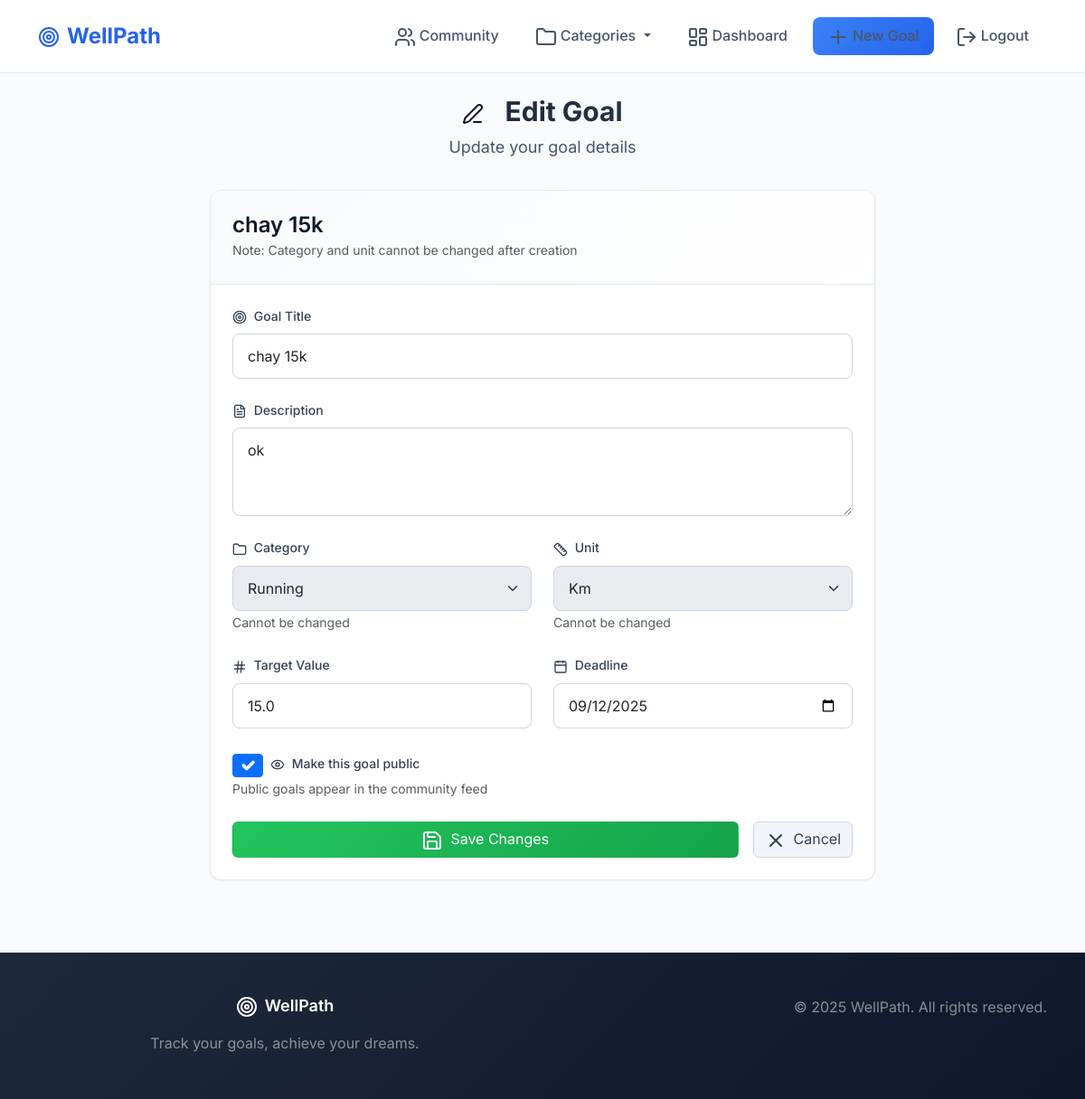
/edit/5/ (signed in), run on the app's committed database.
### goals/models.py (models this page shows, shortened)
class Goal(models.Model):
    user = models.ForeignKey(User, on_delete=models.CASCADE)
    title = models.CharField(max_length=100)
    description = models.TextField(blank=True)
    category = models.ForeignKey(
        Category,
        on_delete=models.CASCADE,
        blank=True,
        null=True,
        related_name="goals"
    )
    unit = models.ForeignKey(
        Unit,
        on_delete=models.CASCADE,
        null=True,
        blank=True,
        related_name="goals"
    )
    target_value = models.FloatField()
    current_value = models.FloatField(default=0)
    deadline = models.DateField(null=True, blank=True)
    is_public = models.BooleanField(default=True)
    created_at = models.DateTimeField(auto_now_add=True)
    finished_at = models.DateTimeField(null=True, blank=True)

### goals/views.py (the view)
# urls.py: path("edit/<int:goal_id>/", views.edit_goal, name="edit_goal"),
@login_required
def edit_goal(request, goal_id):
    goal = get_object_or_404(Goal, id=goal_id)
    if goal.user != request.user:
        messages.error(request, "You do not have permission to edit this goal.")
        return redirect("goal_detail", goal_id=goal.id)
    if request.method == "POST":
        form = GoalEditForm(request.POST, instance=goal)
        if form.is_valid():
            goal = form.save(commit=False)
            goal.category = goal.category  # keep original
            goal.unit = goal.unit         # keep original
            goal.save()
            messages.success(request, "Goal updated successfully!")
            return redirect("goal_detail", goal_id=goal.id)
    else:
        form = GoalEditForm(instance=goal)
    return render(request, "goals/edit_goal.html", {"form": form, "goal": goal})

### goals/forms.py
class GoalEditForm(GoalForm):
    def __init__(self, *args, **kwargs):
        super().__init__(*args, **kwargs)
        self.fields["category"].disabled = True
        self.fields["unit"].disabled = True

### goals/models.py (called while the page is built)
    def __str__(self):
        return self.cat

    def __str__(self):
        return self.name

### goals/views.py (called while the page is built)
def categories_context(request):
    return {'categories': Category.objects.all()}

### goals/templates/goals/edit_goal.html (shortened to what this page needs)
{% extends "goals/base.html" %}
{% block content %}
<div class="container">
    <div class="row justify-content-center">
        <div class="col-lg-8">
            <div class="page-header">
                <h1 class="page-title">
                    <i data-lucide="edit-3" class="me-3"></i>
                    Edit Goal
                </h1>
                <p class="page-subtitle">Update your goal details</p>
            </div>
            <div class="modern-card">
                <div class="modern-card-header">
                    <h3 class="mb-0">{{ goal.title }}</h3>
                    <small class="text-muted">Note: Category and unit cannot be changed after creation</small>
                </div>
                <div class="modern-card-body">
                    <form method="post">
                        <div class="modern-form-group">
                            <label for="{{ form.title.id_for_label }}" class="modern-form-label">
                                <i data-lucide="target" class="me-1" style="width: 16px; height: 16px;"></i>
                                Goal Title
                            </label>
                            {{ form.title }}
                        </div>
                        <div class="modern-form-group">
                            <label for="{{ form.description.id_for_label }}" class="modern-form-label">
                                <i data-lucide="file-text" class="me-1" style="width: 16px; height: 16px;"></i>
                                Description
                            </label>
                            {{ form.description }}
                        </div>
                        <div class="row">
                            <div class="col-md-6">
                                <div class="modern-form-group">
                                    <label for="{{ form.category.id_for_label }}" class="modern-form-label">
                                        <i data-lucide="folder" class="me-1" style="width: 16px; height: 16px;"></i>
                                        Category
                                    </label>
                                    {{ form.category }}
                                    <small class="text-muted">Cannot be changed</small>
                                </div>
                            </div>
                            <div class="col-md-6">
                                <div class="modern-form-group">
                                    <label for="{{ form.unit.id_for_label }}" class="modern-form-label">
                                        <i data-lucide="ruler" class="me-1" style="width: 16px; height: 16px;"></i>
                                        Unit
                                    </label>
                                    {{ form.unit }}
                                    <small class="text-muted">Cannot be changed</small>
                                </div>
                            </div>
                        </div>
                        <div class="row">
                            <div class="col-md-6">
                                <div class="modern-form-group">
                                    <label for="{{ form.target_value.id_for_label }}" class="modern-form-label">
                                        <i data-lucide="hash" class="me-1" style="width: 16px; height: 16px;"></i>
                                        Target Value
                                    </label>
                                    {{ form.target_value }}
                                </div>
                            </div>
                            <div class="col-md-6">
                                <div class="modern-form-group">
                                    <label for="{{ form.deadline.id_for_label }}" class="modern-form-label">
                                        <i data-lucide="calendar" class="me-1" style="width: 16px; height: 16px;"></i>
                                        Deadline
                                    </label>
                                    {{ form.deadline }}
                                </div>
                            </div>
                        </div>
                        <div class="modern-form-group">
                            <div class="d-flex align-items-center">
                                {{ form.is_public }}
                                <label for="{{ form.is_public.id_for_label }}" class="modern-form-label mb-0 ms-2">
                                    <i data-lucide="eye" class="me-1" style="width: 16px; height: 16px;"></i>
                                    Make this goal public
                                </label>
                            </div>
                            <small class="text-muted">Public goals appear in the community feed</small>
                        </div>
                        <div class="d-flex gap-3 mt-4">
                            <button type="submit" class="btn btn-success-modern flex-grow-1">
                                <i data-lucide="save" class="me-2"></i>Save Changes
                            </button>
                            <a href="{% url 'goal_detail' goal.id %}" class="btn btn-secondary-modern">
                                <i data-lucide="x" class="me-2"></i>Cancel
                            </a>
                        </div>
                    </form>
                </div>
            </div>
        </div>
    </div>
</div>
{% endblock %}

### goals/static/goals/css/modern-styles.css (style rules this page uses)
:root { --primary-50: #eff6ff; --primary-100: #dbeafe; --primary-200: #bfdbfe; --primary-300: #93c5fd; --primary-400: #60a5fa; --primary-500: #3b82f6; --primary-600: #2563eb; --primary-700: #1d4ed8; --primary-800: #1e40af; --primary-900: #1e3a8a; --success-50: #f0fdf4; --success-100: #dcfce7; --success-500: #22c55e; --success-600: #16a34a; --warning-50: #fffbeb; --warning-100: #fef3c7; --warning-500: #f59e0b; --warning-600: #d97706; --error-50: #fef2f2; --error-100: #fee2e2; --error-500: #ef4444; --error-600: #dc2626; --neutral-50: #f8fafc; --neutral-100: #f1f5f9; --neutral-200: #e2e8f0; --neutral-300: #cbd5e1; --neutral-400: #94a3b8; --neutral-500: #64748b; --neutral-600: #475569; --neutral-700: #334155; --neutral-800: #1e293b; --neutral-900: #0f172a; --font-size-xs: 0.75rem; --font-size-sm: 0.875rem; --font-size-base: 1rem; --font-size-lg: 1.125rem; --font-size-xl: 1.25rem; --font-size-2xl: 1.5rem; --font-size-3xl: 1.875rem; --font-size-4xl: 2.25rem; --space-1: 0.25rem; --space-2: 0.5rem; --space-3: 0.75rem; --space-4: 1rem; --space-5: 1.25rem; --space-6: 1.5rem; --space-8: 2rem; --space-10: 2.5rem; --space-12: 3rem; --space-16: 4rem; --space-20: 5rem; --shadow-sm: 0 1px 2px 0 rgb(0 0 0 / 0.05); --shadow-md: 0 4px 6px -1px rgb(0 0 0 / 0.1), 0 2px 4px -2px rgb(0 0 0 / 0.1); --shadow-lg: 0 10px 15px -3px rgb(0 0 0 / 0.1), 0 4px 6px -4px rgb(0 0 0 / 0.1); --shadow-xl: 0 20px 25px -5px rgb(0 0 0 / 0.1), 0 8px 10px -6px rgb(0 0 0 / 0.1); --radius-sm: 0.375rem; --radius-md: 0.5rem; --radius-lg: 0.75rem; --radius-xl: 1rem; }
* { box-sizing: border-box; }
body { font-family: 'Inter', -apple-system, BlinkMacSystemFont, 'Segoe UI', Roboto, sans-serif; line-height: 1.6; color: var(--neutral-700); background-color: var(--neutral-50); margin: 0; padding: 0; }
h1, h2, h3, h4, h5, h6 { font-weight: 600; line-height: 1.2; margin-bottom: var(--space-4); color: var(--neutral-900); }
h1 { font-size: var(--font-size-4xl); }
h3 { font-size: var(--font-size-2xl); }
p { margin-bottom: var(--space-4); color: var(--neutral-600); }
.btn-secondary-modern { background-color: var(--neutral-100); color: var(--neutral-700); border: 1px solid var(--neutral-300); }
.btn-success-modern { background: linear-gradient(135deg, var(--success-500), var(--success-600)); color: white; }
.modern-card { background: white; border-radius: var(--radius-lg); box-shadow: var(--shadow-sm); border: 1px solid var(--neutral-200); transition: all 0.3s ease; overflow: hidden; }
.modern-card-header { padding: var(--space-6); border-bottom: 1px solid var(--neutral-200); background: linear-gradient(135deg, var(--neutral-50), white); }
.modern-card-body { padding: var(--space-6); }
.modern-form-group { margin-bottom: var(--space-6); }
.modern-form-label { display: block; font-weight: 500; color: var(--neutral-700); margin-bottom: var(--space-2); font-size: var(--font-size-sm); }
.modern-form-control { width: 100%; padding: var(--space-3) var(--space-4); border: 1px solid var(--neutral-300); border-radius: var(--radius-md); font-size: var(--font-size-base); transition: all 0.3s ease; background-color: white; }
.modern-form-control::placeholder { color: var(--neutral-400); }
.fade-in { animation: fadeIn 0.6s ease-out; }
.page-header { margin-bottom: var(--space-8); text-align: center; }
.page-title { font-size: var(--font-size-3xl); font-weight: 700; margin-bottom: var(--space-2); background: linear-gradient(135deg, var(--neutral-900), var(--neutral-700)); -webkit-background-clip: text; -webkit-text-fill-color: transparent; background-clip: text; }
.page-subtitle { font-size: var(--font-size-lg); color: var(--neutral-600); }

### data on the page
Goal: title "chay 15k", description "ok", category "Running", unit "Km", target_value "15.0", deadline "09/12/2025", is_public "☑"
